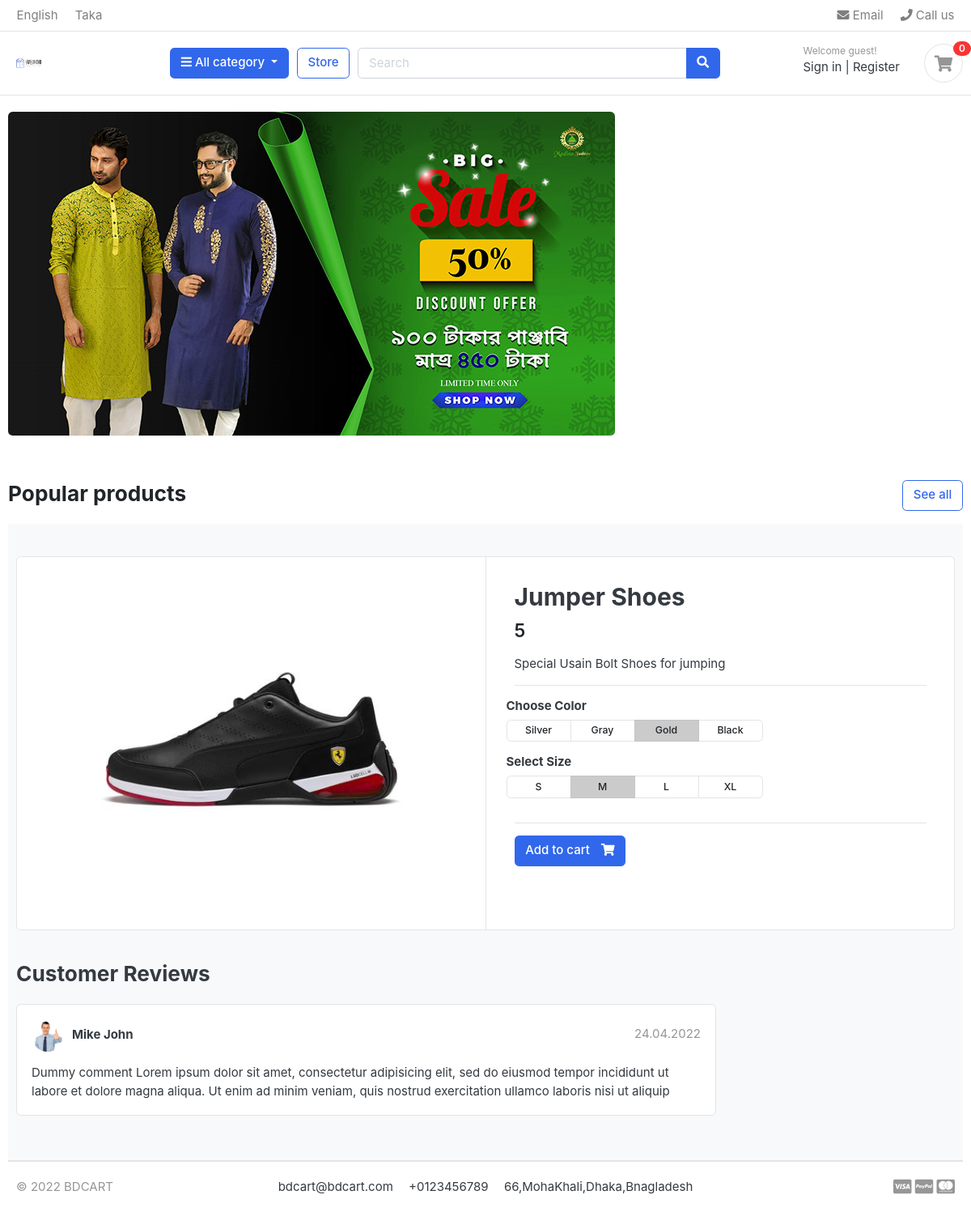
Page /store/category/shoes/jumper-shoes/ on the committed database.
### store/models.py (models this page shows, shortened)
class Product(models.Model):
    product_name    = models.CharField(max_length=200, unique=True)
    slug            = models.SlugField(max_length=200, unique=True)
    description     = models.TextField(max_length=500, blank=True)
    price           = models.IntegerField()
    images          = models.ImageField(upload_to='photos/products')
    stock           = models.IntegerField()
    is_available    = models.BooleanField(default=True)
    category        = models.ForeignKey(Category, on_delete=models.CASCADE)
    created_date    = models.DateTimeField(auto_now_add=True)
    modified_date   = models.DateTimeField(auto_now=True)

### store/views.py (the view)
# urls.py: path('category/<slug:category_slug>/<slug:product_slug>/', views.product_detail, name='product_detail'),
def product_detail(request,category_slug,product_slug):
    try:
        single_product = Product.objects.get(category__slug=category_slug, slug=product_slug)
        in_cart=CartItem.objects.filter(cart__cart_id=_cart_id(request),product=single_product).exists()
    except Exception as e:
        raise e
    context = {
        'single_product': single_product,
        'in_cart': in_cart,
    }
    return render(request,'store/product_detail.html',context)

### carts/context_processors.py (called while the page is built)
def counter(request):
    cart_count=0
    if 'admin' in request.path:
        return()
    else:
        try:
            cart=Cart.objects.filter(cart_id=_cart_id(request))
            cart_items=CartItem.objects.all().filter(cart=cart[:1])
            for cart_item in cart_items:
                cart_count+=cart_item.quantity
        except Cart.DoesNotExist:
            cart_count=0
    return dict(cart_count=cart_count)

### carts/views.py (called while the page is built)
def _cart_id(request):
    cart = request.session.session_key
    if not cart:
        cart = request.session.create()
    return cart

### category/context_processors.py (called while the page is built)
def menu_links(request):
 links =Category.objects.all()
 return dict(links=links)

### category/models.py (called while the page is built)
    def get_url(self):
            return reverse('products_by_category', args=[self.slug])

### templates/store/product_detail.html
{% extends 'base.html' %}
{% load static %}
{% block content %}
<section class="section-content padding-y bg">
    <div class="container">
    <div class="card">
        <div class="row no-gutters">
            <aside class="col-md-6">
    <article class="gallery-wrap">
        <div class="img-big-wrap">
           <a href="#"><img src="{{ single_product.images.url }}"></a>
        </div>
    </article>
            </aside>
            <main class="col-md-6 border-left">
    <article class="content-body">
    <h2 class="title">{{ single_product.product_name }}</h2>
    <div class="mb-3">
        <var class="price h4">{{ single_product.price }}</var>
    </div>
    <p>{{ single_product.description }}</p>
    <hr>
        <div class="row">
            <div class="item-option-select">
                <h6>Choose Color</h6>
                <div class="btn-group btn-group-sm btn-group-toggle" data-toggle="buttons">
                  <label class="btn btn-light">
                    <input type="radio" name="radio_color"> Silver
                  </label>
                  <label class="btn btn-light">
                    <input type="radio" name="radio_color" > Gray
                  </label>
                  <label class="btn btn-light active">
                    <input type="radio" name="radio_color checked"> Gold
                  </label>
                  <label class="btn btn-light">
                    <input type="radio" name="radio_color"> Black
                  </label>
                </div>
            </div>
        </div>
        <div class="row">
            <div class="item-option-select">
                <h6>Select Size</h6>
                <div class="btn-group btn-group-sm btn-group-toggle" data-toggle="buttons">
                  <label class="btn btn-light">
                    <input type="radio" name="radio_color"> S
                  </label>
                  <label class="btn btn-light active">
                    <input type="radio" name="radio_color" checked> M
                  </label>
                  <label class="btn btn-light">
                    <input type="radio" name="radio_color"> L
                  </label>
                  <label class="btn btn-light">
                    <input type="radio" name="radio_color"> XL
                  </label>
                </div>
            </div>
        </div>
        <hr>
        {% if in_cart %}
        <a href="#" class="btn  btn-success"> <span class="text">Added to cart</span> <i class="fas fa-check"></i>  </a>
        <a href="{% url 'cart' %}" class="btn  btn-outline-primary"> <span class="text">View Cart</span> <i class="fas fa-eye"></i>  </a>
        {% else %}
        <a href="{% url 'add_cart' single_product.id %}" class="btn  btn-primary"> <span class="text">Add to cart</span> <i class="fas fa-shopping-cart"></i>  </a>
        {% endif %}
    </article>
            </main>
        </div>
    </div>
    <br>
<div class="row">
			<div class="col-md-9">
	<header class="section-heading">
		<h3>Customer Reviews </h3>
	</header>
	<article class="box mb-3">
		<div class="icontext w-100">
			<img src="{% static '\images\avatars\avatar3.jpg' %} " class="img-xs icon rounded-circle">
			<div class="text">
				<span class="date text-muted float-md-right">24.04.2022 </span>
				<h6 class="mb-1">Mike John </h6>
			</div>
		</div>
		<div class="mt-3">
			<p>
				Dummy comment Lorem ipsum dolor sit amet, consectetur adipisicing elit, sed do eiusmod
				tempor incididunt ut labore et dolore magna aliqua. Ut enim ad minim veniam,
				quis nostrud exercitation ullamco laboris nisi ut aliquip
			</p>
		</div>
	</article>
	</div>
</div>
</div>
</section>
    {% endblock %}

### static/css/ui.css (style rules this page uses)
html { font-family: "Inter", sans-serif; font-size: 15px; }
.content-body { flex: 1 1 auto; padding: 2rem 2.3rem; }
.img-xs, .img-sm, .img-md, .img-lg { -o-object-fit: cover; object-fit: cover; flex-shrink: 0; flex-grow: 0; }
.img-xs { width: 40px; height: 40px; }
.padding-y { padding-top: 40px; padding-bottom: 40px; }
var { font-style: normal; }
article:after, .form-group:after { display: block; clear: both; content: ""; }
.bg { background-color: #f8f9fa; }
.section-heading { margin-bottom: 20px; margin-top: 15px; }
p:last-child { margin-bottom: 0; }
.btn-light { background-color: #fff; border-color: #e4e4e4; }
.btn .text + i { margin-left: 10px; }
.icontext { display: inline-flex; align-items: center; vertical-align: middle; }
.icontext .text { width: 100%; line-height: 1.2; }
.icontext .icon { position: relative; margin-right: 10px; flex-shrink: 0; flex-grow: 0; }
.price { font-weight: 600; color: #212529; }
.box { padding: 18px; background: #fff; border-radius: 0.37rem; border: 1px solid #e4e4e4; }
.box img { max-width: 100%; }
.gallery-wrap .img-big-wrap { margin-bottom: 10px; border-radius: 0.37rem; overflow: hidden; background-color: #fff; }
.gallery-wrap .img-big-wrap a { text-align: center; display: block; }
.gallery-wrap .img-big-wrap img { height: 450px; width: auto; display: inline-block; }
.item-option-select { margin-bottom: 1rem; display: inline-block; margin-right: 15px; }
.item-option-select .btn { min-width: 80px; }

### rows in the picture
Product: images (picture), product_name "Jumper Shoes", price "5", description "Special Usain Bolt Shoes for jumping"

### other values in the picture
{{ cart_count }} "0"
